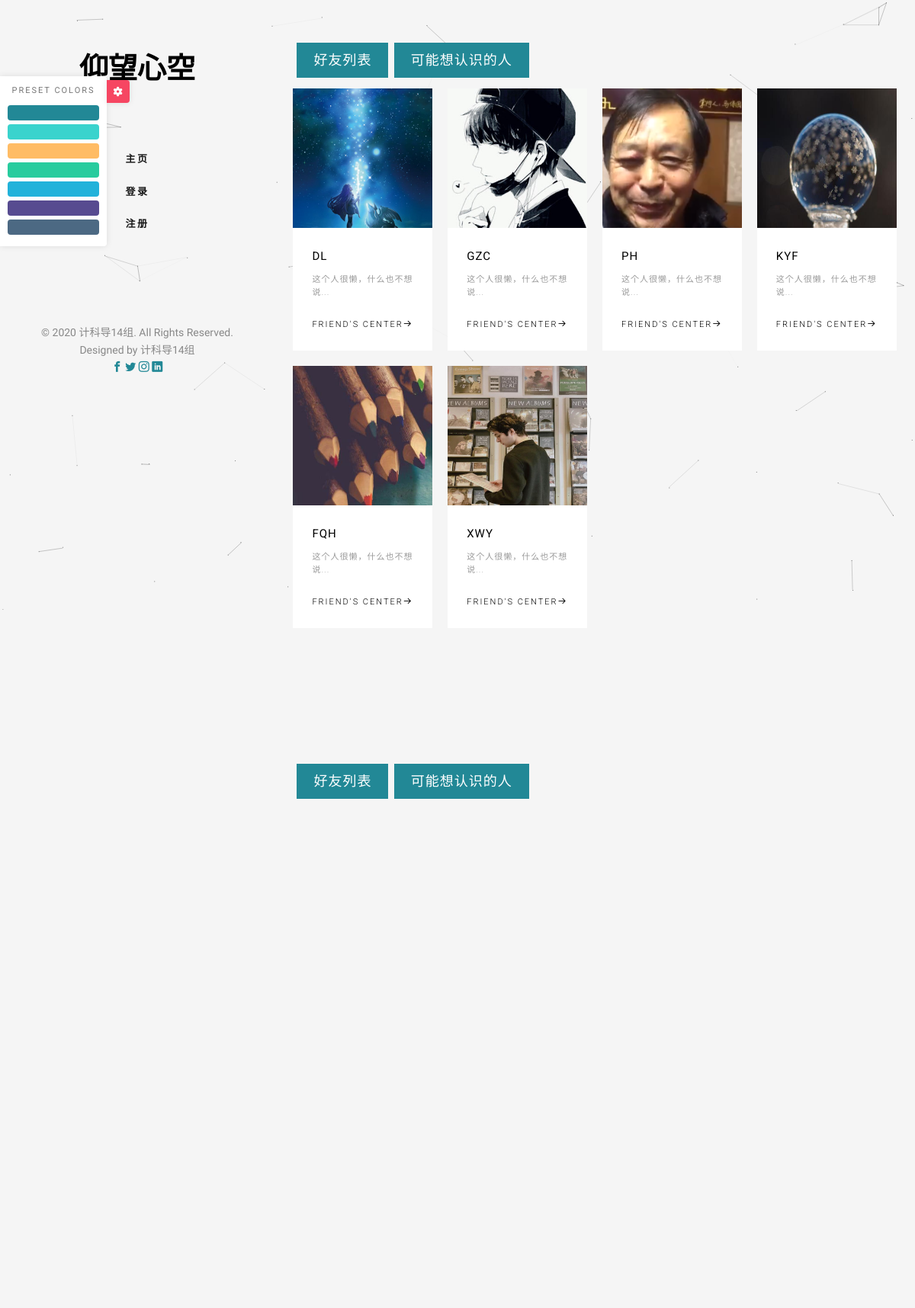
Page /friendlist/1 on the committed database.
### app/mycenter/models.py (models this page shows)
class MycenterInfo(db.Model):
    __tablename__ = 'MycenterInfo'
    id = db.Column(db.Integer,
                   db.ForeignKey('user_account.id'),
                   primary_key=True)
    name = db.Column(db.Unicode(10))
    gender = db.Column(db.String(8), nullable=True)
    gendersubintro = db.Column(db.UnicodeText, nullable=True)
    age = db.Column(db.Integer, nullable=True)
    agesubintro = db.Column(db.UnicodeText, nullable=True)
    hometown = db.Column(db.Unicode(20), nullable=True)
    hometownsubintro = db.Column(db.UnicodeText, nullable=True)
    major = db.Column(db.UnicodeText, nullable=True)
    majorsubintro = db.Column(db.UnicodeText, nullable=True)
    introduction = db.Column(db.UnicodeText, nullable=True)
    picture1 = db.Column(db.String(80), nullable=True)
    picture2 = db.Column(db.String(80), nullable=True)
    picture3 = db.Column(db.String(80), nullable=True)
    header = db.Column(db.String(80), nullable=True)

### app/focus_manage/views.py (the view)
@focus_bp.route('/friendlist/<int:my_id>', methods=['GET', 'POST'])
def friendlist(my_id):
    friendlist = []
    friendlist1 = focus.query.filter(focus.focuser_id == my_id).all()
    for focus_relation in friendlist1:
        this_friend_id = focus_relation.focusee_id
        this_friend = MycenterInfo.query.filter(
            MycenterInfo.id == this_friend_id).first()
        this_friend_name = this_friend.name
        center_usercenterinfo = MycenterInfo.query.filter(
            MycenterInfo.id == this_friend_id).first()
        this_friend_avatar = url_for('static',
                                     filename='images/header_start.jpg')
        if center_usercenterinfo.header:
            this_friend_avatar = url_for('static',
                                         filename=center_usercenterinfo.header)
        this_friend_introduction = this_friend.introduction
        this_friend = [
            this_friend_id, this_friend_name, this_friend_avatar,
            this_friend_introduction
        ]
        friendlist.append(this_friend)
    friendlist2 = focus.query.filter(focus.focusee_id == my_id).all()
    for focus_relation in friendlist2:
        this_friend_id = focus_relation.focuser_id
        this_friend = MycenterInfo.query.filter(
            MycenterInfo.id == this_friend_id).first()
        this_friend_name = this_friend.name
        center_usercenterinfo = MycenterInfo.query.filter(
            MycenterInfo.id == this_friend_id).first()
        this_friend_avatar = url_for('static',
                                     filename='images/header_start.jpg')
        if center_usercenterinfo.header:
            this_friend_avatar = url_for('static',
                                         filename=center_usercenterinfo.header)
        this_friend_introduction = this_friend.introduction
        this_friend = [
            this_friend_id, this_friend_name, this_friend_avatar,
            this_friend_introduction
        ]
        if this_friend not in friendlist:  #防止双向关注重复添加
            friendlist.append(this_friend)
    potenialfriendlist = []
    cnt = 0
    user_count = MycenterInfo.query.count()
    while cnt < min(user_count - len(friendlist), 8):
        this_id = random.randint(1, user_count)
        is_friend_already = focus.query.filter_by(focuser_id=my_id,
                                                  focusee_id=this_id).count()
        is_friend_already += focus.query.filter_by(focusee_id=my_id,
                                                   focuser_id=this_id).count()
        if is_friend_already == 0:
            this_potenial_friend = MycenterInfo.query.filter(
                MycenterInfo.id == this_id).first()
            this_potenial_friend_id = this_id
            this_potenial_friend_name = this_potenial_friend.name
            center_usercenterinfo = MycenterInfo.query.filter(
                MycenterInfo.id == this_potenial_friend_id).first()
            this_potenial_friend_avatar = url_for(
                'static', filename='images/header_start.jpg')
            if center_usercenterinfo.header:
                this_potenial_friend_avatar = url_for(
                    'static', filename=center_usercenterinfo.header)
            this_potenial_friend_introction = this_potenial_friend.introduction
            this_potenial_friend = [
                this_potenial_friend_id, this_potenial_friend_name,
                this_potenial_friend_avatar, this_potenial_friend_introction
            ]
            if this_potenial_friend not in potenialfriendlist:
                potenialfriendlist.append(this_potenial_friend)
                cnt += 1
    return render_template('friendlist.html',
                           friendlist=friendlist,
                           potenialfriendlist=potenialfriendlist)

### app/templates/friendlist.html (shortened to what this page needs)
{% extends 'base.html' %}
{% block head %}
{{ super() }}
{% endblock %}
{% block content %}
<div id="fh5co-main">
<div class="fh5co-narrow-content">
	<a class="center btn btn-primary btn-learn" href="#FrienfList">好友列表</a>
	<a class="btn btn-primary btn-learn" href="#Recommendation">可能想认识的人</a>
	<div class="row row-bottom-padded-md" id="FrienfList">
		{% for friend in friendlist %}
		<div class="col-md-3 col-sm-6 col-padding animate-box" data-animate-effect="fadeInLeft">
			<div class="blog-entry">
				<a href="{{ url_for('mycenter_app.mycenter',user=friend[1]) }}" class="blog-img"><img src= {{friend[2]}} class="img-responsive"
						alt="Free HTML5 Bootstrap Template by 狮王素材"></a>
				<div class="desc">
					<h3><a href="{{ url_for('mycenter_app.mycenter',user=friend[1]) }}">{{friend[1]}}</a></h3>
					<span><small>{{friend[3] or '这个人很懒，什么也不想说...'}}</small></span>
					<a href="{{ url_for('mycenter_app.mycenter',user=friend[1]) }}" class="lead">friend's center<i class="icon-arrow-right3"></i></a>
				</div>
			</div>
		</div>
		{% endfor %}
	</div>
</div>
<div class="fh5co-narrow-content">
	<a class="center btn btn-primary btn-learn" href="#FrienfList">好友列表</a>
	<a class="btn btn-primary btn-learn" href="#Recommendation">可能想认识的人</a>
	<div class="row row-bottom-padded-md" id="Recommendation">
	</div>
</div>
</div>
{% endblock %}

### app/templates/base.html (shortened to what this page needs)
<!DOCTYPE html>
 <html class="no-js">
	<head>
	{% block head %}
	<head width=device-width>
	<link rel="stylesheet" href="{{url_for('static',filename='css/animate.css')}}">
	<link rel="stylesheet" href="{{url_for('static',filename='css/icomoon.css')}}">
	<link rel="stylesheet" href="{{url_for('static',filename='css/bootstrap.css')}}">
	<link rel="stylesheet" href="{{url_for('static',filename='css/bootstrap.min.css')}}">
	<link rel="stylesheet" href="{{url_for('static',filename='css/flexslider.css')}}">
	<link rel="stylesheet" href="{{url_for('static',filename='css/style.css')}}">
	<link rel="stylesheet" href="{{url_for('static',filename='css/style-2.css')}}">
	<link rel="stylesheet" href="{{url_for('static',filename='css/style-3.css')}}">
	<link rel="stylesheet" href="{{url_for('static',filename='css/style-4.css')}}">
	<link rel="stylesheet" href="{{url_for('static',filename='css/style-5.css')}}">
	<link rel="stylesheet" href="{{url_for('static',filename='css/style-6.css')}}">
	<link rel="stylesheet" href="{{url_for('static',filename='css/style-7.css')}}">
	<link rel="stylesheet" href="{{url_for('static',filename='css/style-chatroomnew.css')}}">
	<link rel="stylesheet" href="{{url_for('static',filename='css/reset.min.css')}}">
	<link rel="stylesheet" href="{{url_for('static',filename='css/nwstyle.css')}}">
	<link rel="stylesheet" id="theme-switch" href="{{url_for('static',filename='css/style.css')}}">
	<link rel="stylesheet" href="{{url_for('static',filename='css/color-preset-option.css')}}">
	{% endblock %}
</head>
<body {% block body_pro %} {% endblock %} class="home">
	<div id="fh5co-page">
		{% block page_aside %}
		<aside id="fh5co-aside" role="complementary" class="border js-fullheight">
			<h1 id="fh5co-logo"><a href="{{url_for('account.index')}}">仰望心空</a></h1>
			<nav id="fh5co-main-menu" role="navigation">
				<ul>
					<li><a href="{{url_for('account.index')}}">主页</a></li>
					{% if current_user.is_anonymous %}
					<li><a href="{{url_for('account.login')}}">登录</a></li>
					<li><a href="{{url_for('account.register')}}">注册</a></li>
					{% endif %}
					<p class="pos_reserve pos_text"><small>&copy; 2020 计科导14组. All Rights Reserved.</span> <span><br>Designed by 计科导14组 </span></small></p>
					<a href="#"><i class="pos_icon icon-facebook2"></i></a>
					<a href="#"><i class="pos_icon icon-twitter2"></i></a>
					<a href="#"><i class="pos_icon icon-instagram"></i></a>
					<a href="#"><i class="pos_icon icon-linkedin2"></i></a>
				</ul>
			</nav>
		</aside>
		{% endblock %}
    	{% block content %}{% endblock %}
	</div>
	<div id="colour-variations">
		<a class="option-toggle"><i class="icon-cog"></i></a>
		<h3>Preset Colors</h3>
		<ul class="one-color">
			<li>
				<a href="javascript: void(0);" data-theme="{{url_for('static',filename='css/style.css')}}">
					<span style="background: #228896;"></span>
				</a>
			</li>
			<li>
				<a href="javascript: void(0);" data-theme="{{url_for('static',filename='css/style-2.css')}}">
					<span style="background: #3AD3CD;"></span>
				</a>
			</li>
			<li>
				<a href="javascript: void(0);" data-theme="{{url_for('static',filename='css/style-3.css')}}">
					<span style="background: #FFBC65;"></span>
				</a>
			</li>
			<li>
				<a href="javascript: void(0);" data-theme="{{url_for('static',filename='css/style-4.css')}}">
					<span style="background: #28CC9E;"></span>
				</a>
			</li>
			<li>
				<a href="javascript: void(0);" data-theme="{{url_for('static',filename='css/style-5.css')}}">
					<span style="background: #22B2DA;"></span>
				</a>
			</li>
			<li>
				<a href="javascript: void(0);" data-theme="{{url_for('static',filename='css/style-6.css')}}">
					<span style="background: #574B90;"></span>
				</a>
			</li>
			<li>
				<a href="javascript: void(0);" data-theme="{{url_for('static',filename='css/style-7.css')}}">
					<span style="background: #4C6983;"></span>
				</a>
			</li>
		</ul>
	</div>
	</body>
</html>

### app/static/css/icomoon.css (style rules this page uses)
[class^="icon-"], [class*=" icon-"] { font-family: 'icomoon' !important; speak: none; font-style: normal; font-weight: normal; font-variant: normal; text-transform: none; line-height: 1; -webkit-font-smoothing: antialiased; -moz-osx-font-smoothing: grayscale; }
.icon-cog:before { content: "\e96a"; }
.icon-arrow-right3:before { content: "\e0c3"; }
.icon-facebook2:before { content: "\eac0"; }
.icon-instagram:before { content: "\eac2"; }
.icon-twitter2:before { content: "\eac6"; }
.icon-linkedin2:before { content: "\eaf9"; }

### app/static/css/style.css (style rules this page uses)
body { font-family: "Roboto", Arial, sans-serif; font-weight: 300; font-size: 14px; line-height: 1.6; color: rgba(0, 0, 0, 0.5); background: whitesmoke; }
a { color: #228896; -webkit-transition: 0.5s; -o-transition: 0.5s; transition: 0.5s; }
p { margin-bottom: 1.5em; }
h1, h2, h3, h4, h5, h6 { color: #000; font-family: "Roboto", Arial, sans-serif; font-weight: 400; margin: 0 0 30px 0; }
#fh5co-page { width: 100%; overflow: hidden; position: relative; }
#fh5co-aside { padding-top: 60px; padding-bottom: 40px; width: 20%; position: fixed; bottom: 0; top: 0; left: 0; overflow-y: scroll; z-index: 1001; -webkit-transition: 0.5s; -o-transition: 0.5s; transition: 0.5s; }
@media screen and (max-width: 1200px) { #fh5co-aside { width: 30%; } }
#fh5co-aside #fh5co-logo { text-align: center; font-family: "Roboto", Arial, sans-serif; font-weight: 700; margin-bottom: 2em; text-transform: uppercase; font-size: 38px; }
#fh5co-aside #fh5co-logo a { color: #000; }
#fh5co-aside #fh5co-main-menu ul { text-align: center; margin: 0; padding: 0; }
#fh5co-aside #fh5co-main-menu ul li { margin: 0 0 20px 0; padding: 0; list-style: none; }
#fh5co-aside #fh5co-main-menu ul li a { color: rgba(0, 0, 0, 0.9); text-decoration: none; letter-spacing: .1em; text-transform: uppercase; font-size: 13px; font-weight: 600; position: relative; padding: 10px 10px; letter-spacing: .2em; font-family: "Roboto", Arial, sans-serif; -webkit-transition: 0.3s; -o-transition: 0.3s; transition: 0.3s; }
#fh5co-aside #fh5co-main-menu ul li a:after { content: ""; position: absolute; height: 2px; bottom: 7px; left: 10px; right: 10px; background-color: #228896; visibility: hidden; -webkit-transform: scaleX(0); -moz-transform: scaleX(0); -ms-transform: scaleX(0); -o-transform: scaleX(0); transform: scaleX(0); -webkit-transition: all 0.3s cubic-bezier(0.175, 0.885, 0.32, 1.275); -moz-transition: all 0.3s cubic-bezier(0.175, 0.885, 0.32, 1.275); -ms-transition: all 0.3s cubic-bezier(0.175, 0.885, 0.32, 1.275); -o-transition: all 0.3s cubic-bezier(0.175, 0.885, 0.32, 1.275); transition: all 0.3s cubic-bezier(0.175, 0.885, 0.32, 1.275); }
#fh5co-main { width: 80%; float: right; -webkit-transition: 0.5s; -o-transition: 0.5s; transition: 0.5s; }
@media screen and (max-width: 1200px) { #fh5co-main { width: 70%; } }
#fh5co-main .fh5co-narrow-content { position: relative; width: 93%; margin: 0 auto; padding: 4em 0; clear: both; }
.blog-entry { width: 100%; float: left; background: #fff; }
.blog-entry .blog-img { width: 100%; float: left; overflow: hidden; position: relative; z-index: 1; margin-bottom: 25px; }
.blog-entry .blog-img img { position: relative; max-width: 100%; -webkit-transform: scale(1.2); -moz-transform: scale(1.2); -ms-transform: scale(1.2); -o-transform: scale(1.2); transform: scale(1.2); -webkit-transition: 0.9s; -o-transition: 0.9s; transition: 0.9s; }
.blog-entry .desc { padding: 25px; }
.blog-entry .desc h3 { font-size: 15px; text-transform: uppercase; margin-bottom: 10px; letter-spacing: 1px; line-height: auto; }
.blog-entry .desc h3 a { color: #000; text-decoration: none; }
.blog-entry .desc span { display: block; margin-bottom: 20px; font-size: 11px; text-transform: uppercase; letter-spacing: 1px; color: rgba(0, 0, 0, 0.4) !important; }
.blog-entry .desc .lead { font-size: 11px; text-transform: uppercase; letter-spacing: 2px; color: #000; }
.btn { margin-right: 4px; margin-bottom: 4px; font-family: "Roboto", Arial, sans-serif; font-size: 18px; font-weight: 400; text-transform: uppercase; letter-spacing: 1px; -webkit-border-radius: 0px; -moz-border-radius: 0px; -ms-border-radius: 0px; border-radius: 0px; -webkit-transition: 0.5s; -o-transition: 0.5s; transition: 0.5s; padding: 8px 20px !important; }
.btn-primary { background: #228896; color: #fff; border: 2px solid #228896; }
.row-bottom-padded-md { padding-bottom: 4em; }
.col-padding { padding: 10px !important; }
.js .animate-box { opacity: 0; }

### rows in the picture
MycenterInfo: shows a picture, name "DL", friend "这个人很懒，什么也不想说..."
MycenterInfo: shows a picture, name "GZC", friend "这个人很懒，什么也不想说..."
MycenterInfo: shows a picture, name "PH", friend "这个人很懒，什么也不想说..."
MycenterInfo: shows a picture, name "KYF", friend "这个人很懒，什么也不想说..."
MycenterInfo: shows a picture, name "FQH", friend "这个人很懒，什么也不想说..."
MycenterInfo: shows a picture, name "XWY", friend "这个人很懒，什么也不想说..."
